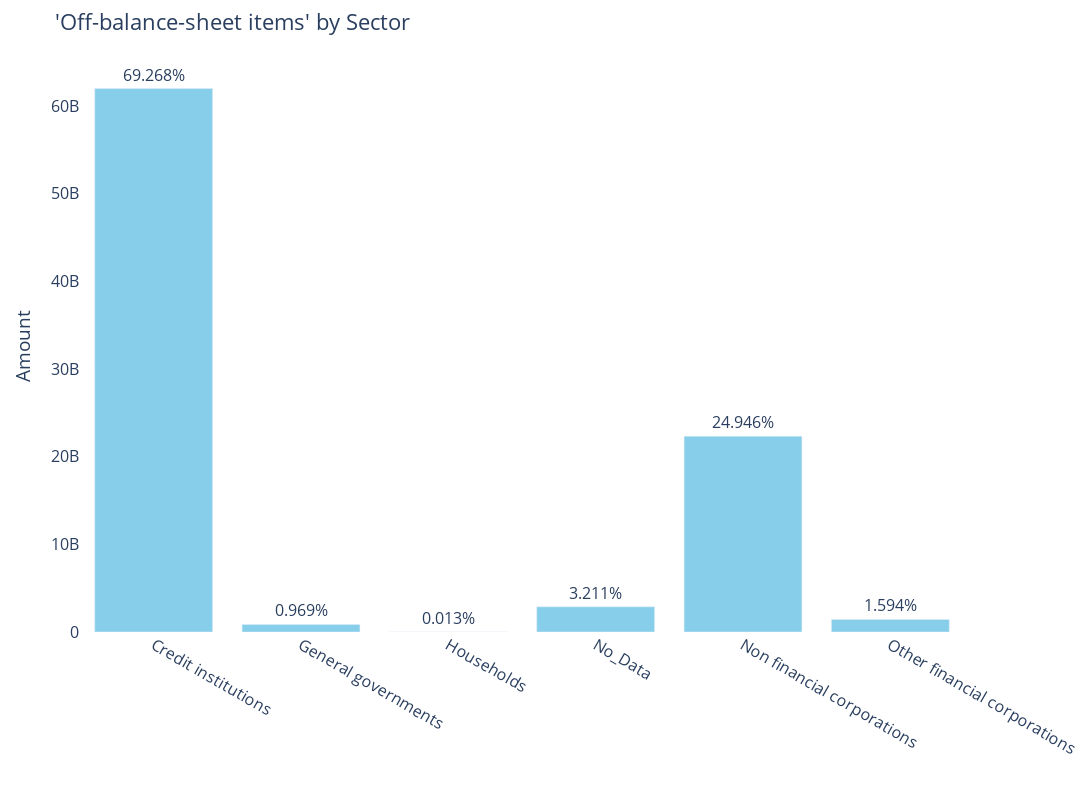

Notebook code cell kept with this figure:
### Code cell
# Group the data by 'Sector_Name' and sum the 'Amount' column
grouped_2 = df_Q1[df_Q1['GL_Account_Name'] == 'Off-balance-sheet items'].groupby('Sector_Name')[['Amount']].sum().abs()
total = grouped_2['Amount'].sum()
grouped_2['percentage'] = (grouped_2['Amount'] / total) * 100

# Create the bar chart
fig = px.bar(grouped_2, x=grouped_2.index, y='Amount', color_continuous_scale='Blues', width=2000, height=800) 


fig.update_traces(text = grouped_2['percentage'].apply(lambda x: '{:.3f}%'.format(x)), hoverinfo='text',textposition='outside', marker=dict(color="#87CEEB")),


# Set the title and remove the x-axis label
fig.update_layout(title_text="'Off-balance-sheet items' by Sector", xaxis_title="", font=dict(size=16),  paper_bgcolor='white', plot_bgcolor = 'white') 

# Show the plot
fig.show()

### Figure 1 — Plotly figure (JSON) as saved in the notebook; plotly's stock layout.template omitted (floating-point values rounded to 4 significant figures)
{"data": [{"alignmentgroup": "True", "hoverinfo": "text", "hovertemplate": "Sector_Name=%{x}<br>Amount=%{y}<extra></extra>", "legendgroup": "", "marker": {"color": "#87CEEB", "pattern": {"shape": ""}}, "name": "", "offsetgroup": "", "orientation": "v", "showlegend": false, "text": ["69.268%", "0.969%", "0.013%", "3.211%", "24.946%", "1.594%"], "textposition": "outside", "type": "bar", "x": ["Credit institutions", "General governments", "Households", "No_Data", "Non financial corporations", "Other financial corporations"], "xaxis": "x", "y": [62010000000.0, 867400000.0, 11520000.0, 2874000000.0, 22330000000.0, 1427000000.0], "yaxis": "y"}], "layout": {"barmode": "relative", "font": {"size": 16}, "height": 800, "legend": {"tracegroupgap": 0}, "margin": {"t": 60}, "paper_bgcolor": "white", "plot_bgcolor": "white", "title": {"text": "'Off-balance-sheet items' by Sector"}, "width": 2000, "xaxis": {"anchor": "y", "domain": [0, 1], "title": {"text": ""}}, "yaxis": {"anchor": "x", "domain": [0, 1], "title": {"text": "Amount"}}}}
